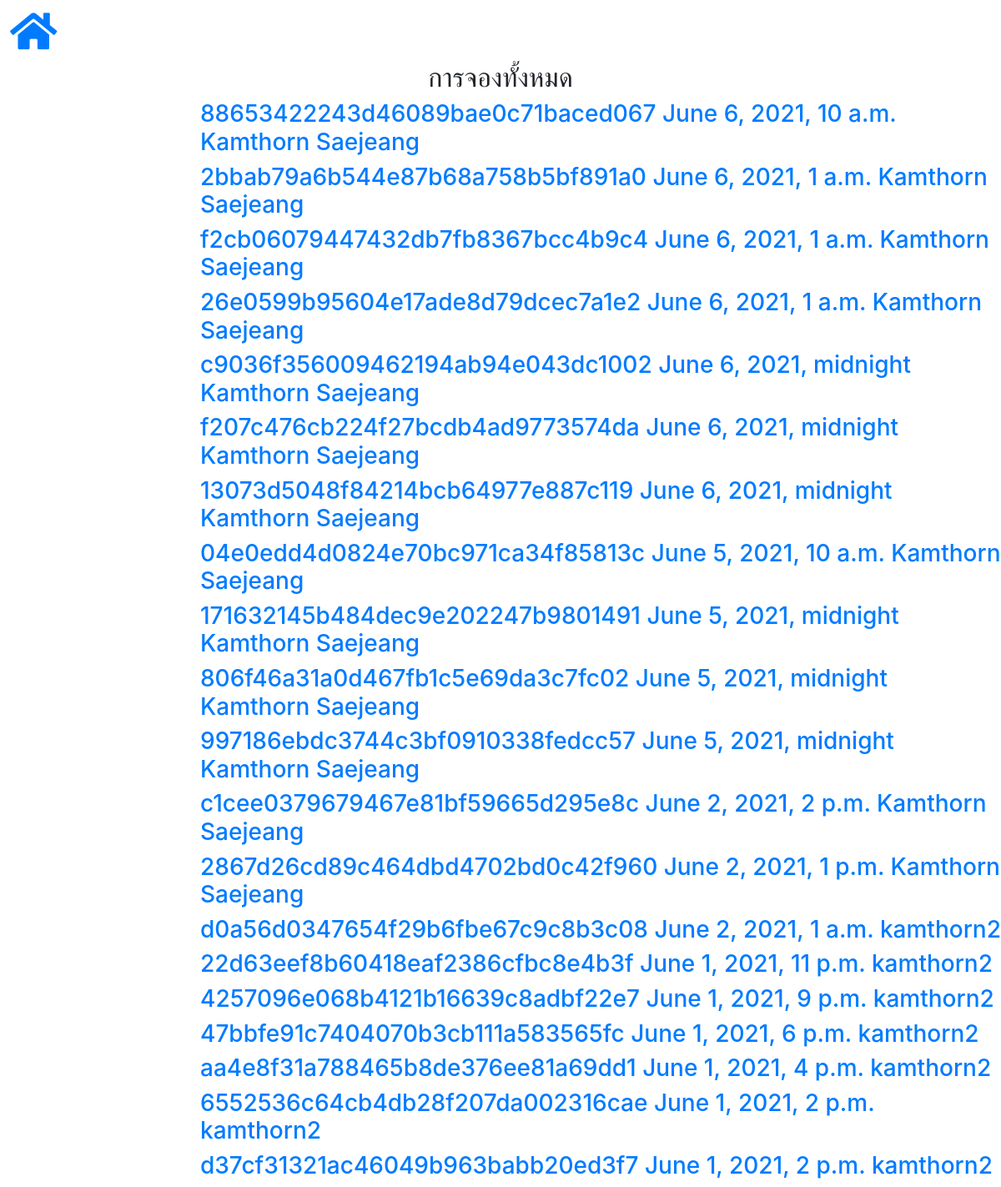
Screenshot of /adminsite/booking/ (signed in) with the database file from the repository.
### booking/models.py (models this page shows)
class Booking(models.Model):
    class Meta:
        db_table = 'bcb_booking'
    name = models.CharField(max_length=100)  # for show who's booked
    email = models.EmailField()
    tel = models.CharField(max_length=15)
    member = models.ForeignKey(
        Member, on_delete=models.CASCADE, null=True)  # null if guest
    group = models.ForeignKey(
        Group, on_delete=models.CASCADE, null=True, db_constraint=False)
    court = models.ForeignKey(
        EachCourtInfo, on_delete=models.CASCADE, db_constraint=False)  # what court
    booking_datetime = models.DateTimeField()  # datetime booking
    exp_datetime = models.DateTimeField(null=True)  # for pay in this time
    refund_datetime = models.DateTimeField(
        default=timezone.now)  # for pay in this time
    price_normal = models.DecimalField(
        max_digits=5, decimal_places=2)  # each booking slot
    price_ds = models.DecimalField(
        max_digits=5, decimal_places=2)  # each booking slot
    price_pay = models.DecimalField(
        max_digits=5, decimal_places=2)  # each booking slot
    payment_state = models.IntegerField(default=0)
    timestamp = models.DateTimeField(
        default=timezone.now)  # time now when booking
    bookingid = models.CharField(max_length=32, unique=True)
    paymentid = models.CharField(max_length=32, null=True)
    refundid = models.CharField(max_length=32, null=True)
    is_deleted = models.BooleanField(default=False)

### adminsite/views.py (the view)
# urls.py: path('booking/', views.ListBooking.as_view(), name='booking'),
class ListBooking(PermissionRequiredMixin, ListView):
    permission_required = 'is_staff'
    login_url = '/adminsite/login/'
    model = member_models.Member
    template_name = 'adminsite/booking_list.html'
    def get_queryset(self):
        member = booking_models.Booking.objects.all().order_by(
            'is_deleted').order_by('-booking_datetime')
        return member

### func/disable.py (called while the page is built)
    def process_request(self, request):
        setattr(request, '_dont_enforce_csrf_checks', True)

### template/adminsite/booking_list.html (shortened to what this page needs)
{% extends 'adminsite/base_admin.html' %}
{% block content %}
<h2>การจองทั้งหมด</h2>
    {% for booking in object_list %}
            <h3/><a href="{% url 'booking_detail' pk=booking.pk %}">
                {{ booking.bookingid }} {{booking.booking_datetime}} {{booking.name}}
            </a>
    {% endfor %}
{% endblock %}

### template/adminsite/base_admin.html (style rules this page uses)
h2 { text-align: center; }
h3 { text-align: left; margin-left: 20%; }

### rows the page displays
Booking: bookingid "88653422243d46089bae0c71baced067", booking_datetime "June 6, 2021, 10 a.m.", name "Kamthorn Saejeang"
Booking: bookingid "2bbab79a6b544e87b68a758b5bf891a0", booking_datetime "June 6, 2021, 1 a.m.", name "Kamthorn Saejeang"
Booking: bookingid "f2cb06079447432db7fb8367bcc4b9c4", booking_datetime "June 6, 2021, 1 a.m.", name "Kamthorn Saejeang"
Booking: bookingid "26e0599b95604e17ade8d79dcec7a1e2", booking_datetime "June 6, 2021, 1 a.m.", name "Kamthorn Saejeang"
Booking: bookingid "c9036f356009462194ab94e043dc1002", booking_datetime "June 6, 2021, midnight", name "Kamthorn Saejeang"
Booking: bookingid "f207c476cb224f27bcdb4ad9773574da", booking_datetime "June 6, 2021, midnight", name "Kamthorn Saejeang"
Booking: bookingid "13073d5048f84214bcb64977e887c119", booking_datetime "June 6, 2021, midnight", name "Kamthorn Saejeang"
Booking: bookingid "04e0edd4d0824e70bc971ca34f85813c", booking_datetime "June 5, 2021, 10 a.m.", name "Kamthorn Saejeang"
Booking: bookingid "171632145b484dec9e202247b9801491", booking_datetime "June 5, 2021, midnight", name "Kamthorn Saejeang"
Booking: bookingid "806f46a31a0d467fb1c5e69da3c7fc02", booking_datetime "June 5, 2021, midnight", name "Kamthorn Saejeang"
Booking: bookingid "997186ebdc3744c3bf0910338fedcc57", booking_datetime "June 5, 2021, midnight", name "Kamthorn Saejeang"
Booking: bookingid "c1cee0379679467e81bf59665d295e8c", booking_datetime "June 2, 2021, 2 p.m.", name "Kamthorn Saejeang"
Booking: bookingid "2867d26cd89c464dbd4702bd0c42f960", booking_datetime "June 2, 2021, 1 p.m.", name "Kamthorn Saejeang"
Booking: bookingid "d0a56d0347654f29b6fbe67c9c8b3c08", booking_datetime "June 2, 2021, 1 a.m.", name "kamthorn2"
Booking: bookingid "22d63eef8b60418eaf2386cfbc8e4b3f", booking_datetime "June 1, 2021, 11 p.m.", name "kamthorn2"
Booking: bookingid "4257096e068b4121b16639c8adbf22e7", booking_datetime "June 1, 2021, 9 p.m.", name "kamthorn2"
Booking: bookingid "47bbfe91c7404070b3cb111a583565fc", booking_datetime "June 1, 2021, 6 p.m.", name "kamthorn2"
Booking: bookingid "aa4e8f31a788465b8de376ee81a69dd1", booking_datetime "June 1, 2021, 4 p.m.", name "kamthorn2"
Booking: bookingid "6552536c64cb4db28f207da002316cae", booking_datetime "June 1, 2021, 2 p.m.", name "kamthorn2"
Booking: bookingid "d37cf31321ac46049b963babb20ed3f7", booking_datetime "June 1, 2021, 2 p.m.", name "kamthorn2"
